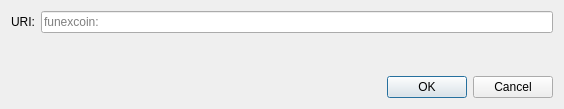
<?xml version="1.0" encoding="UTF-8"?>
<ui version="4.0">
 <class>OpenURIDialog</class>
 <widget class="QDialog" name="OpenURIDialog">
  <property name="geometry">
   <rect>
    <x>0</x>
    <y>0</y>
    <width>564</width>
    <height>109</height>
   </rect>
  </property>
  <property name="windowTitle">
   <string>Open FunexCoin URI</string>
  </property>
  <layout class="QVBoxLayout" name="verticalLayout">
   <item>
    <layout class="QHBoxLayout" name="horizontalLayout">
     <item>
      <widget class="QLabel" name="label">
       <property name="text">
        <string>URI:</string>
       </property>
      </widget>
     </item>
     <item>
      <widget class="QValidatedLineEdit" name="uriEdit">
       <property name="placeholderText">
        <string notr="true">funexcoin:</string>
       </property>
      </widget>
     </item>
    </layout>
   </item>
   <item>
    <spacer name="verticalSpacer">
     <property name="orientation">
      <enum>Qt::Vertical</enum>
     </property>
     <property name="sizeHint" stdset="0">
      <size>
       <width>20</width>
       <height>40</height>
      </size>
     </property>
    </spacer>
   </item>
   <item>
    <widget class="QDialogButtonBox" name="buttonBox">
     <property name="orientation">
      <enum>Qt::Horizontal</enum>
     </property>
     <property name="standardButtons">
      <set>QDialogButtonBox::Cancel|QDialogButtonBox::Ok</set>
     </property>
    </widget>
   </item>
  </layout>
 </widget>
 <customwidgets>
  <customwidget>
   <class>QValidatedLineEdit</class>
   <extends>QLineEdit</extends>
   <header>qt/qvalidatedlineedit.h</header>
  </customwidget>
 </customwidgets>
 <resources/>
 <connections>
  <connection>
   <sender>buttonBox</sender>
   <signal>accepted()</signal>
   <receiver>OpenURIDialog</receiver>
   <slot>accept()</slot>
   <hints>
    <hint type="sourcelabel">
     <x>248</x>
     <y>254</y>
    </hint>
    <hint type="destinationlabel">
     <x>157</x>
     <y>274</y>
    </hint>
   </hints>
  </connection>
  <connection>
   <sender>buttonBox</sender>
   <signal>rejected()</signal>
   <receiver>OpenURIDialog</receiver>
   <slot>reject()</slot>
   <hints>
    <hint type="sourcelabel">
     <x>316</x>
     <y>260</y>
    </hint>
    <hint type="destinationlabel">
     <x>286</x>
     <y>274</y>
    </hint>
   </hints>
  </connection>
 </connections>
</ui>
